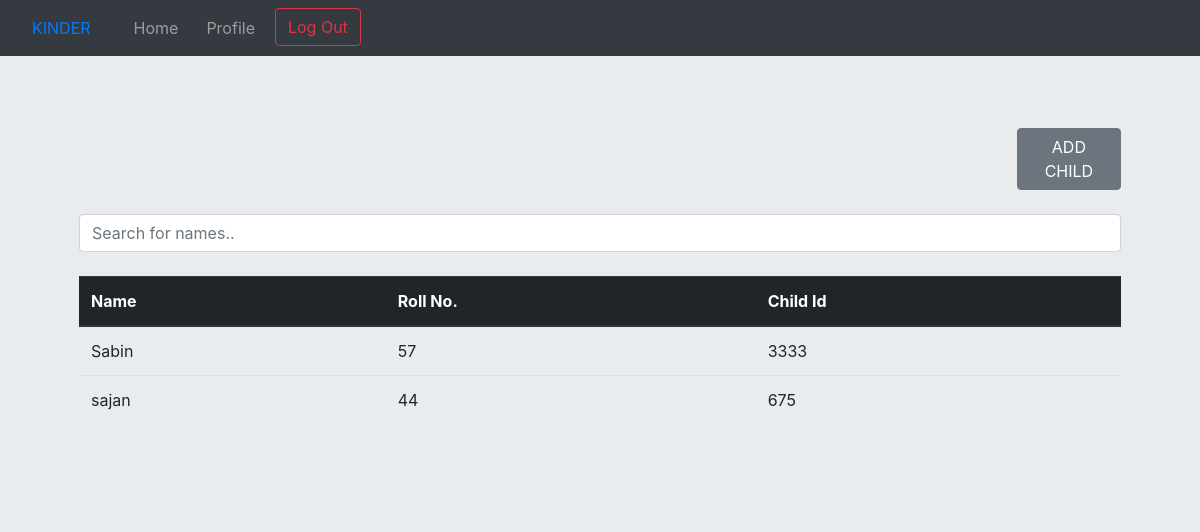
Before: /home/registerchild/ (signed in) with the older database file.
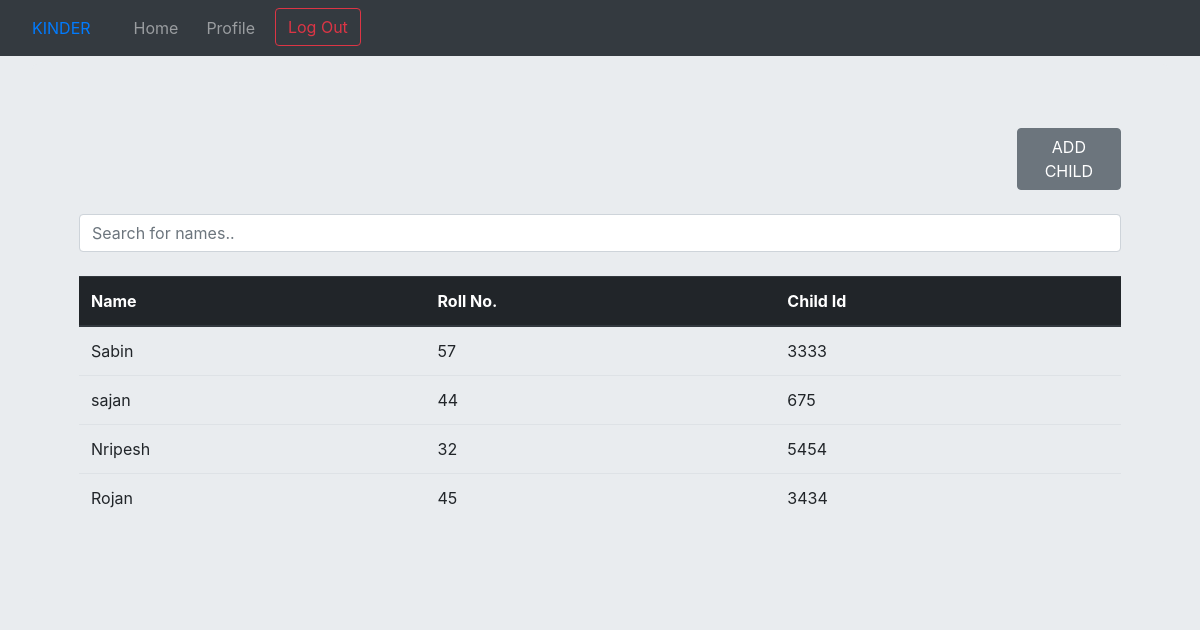
After: the same page with the newer database file.
### second/models.py (models this page shows, shortened)
class SID(models.Model):
    full_name = models.CharField(max_length=30)
    roll = models.IntegerField()
    childid = models.IntegerField()
    teacher = models.ForeignKey(User, on_delete=models.CASCADE)

### second/views.py (the view)
# urls.py: path('registerchild/', views.registerchild, name='registerchild'),
@login_required
def registerchild(request):
    context = {
        'stid': SID.objects.all(),
    }
    return render(request, 'registerchild.html', context)

### second/templates/registerchild.html (shortened to what this page needs)
{% extends "base1.html" %}
{% block base2 %}
{% load static %}
<!DOCTYPE html>
<html lang="en">
<head>
</head>
<body class="jumbotron">
<div class="jumbotron">
<div class="container">
<center>
    <button class='btn btn-secondary' onclick="location.href='{% url 'addchild' %}'" style="margin-left:90%;">ADD CHILD</button>
    <br>
    <br>
    <input class="form-control" id="myInput" onkeyup="myFunction()" type="text" placeholder="Search for names.."><br>
    <table class="table table-hover" id="myTable">
        <thead class="thead-dark">
            <tr>
                <th onclick="sortTable(0)">Name</th>
                <th onclick="sortTable(1)">Roll No.</th>
                <th>Child Id</th>
            </tr>
        </thead>
        {% for ids in stid %}
            {% if user == ids.teacher %}
                <tr>
                <td>{{ids.full_name}}</td>
                <td>{{ids.roll}}</td>
                <td>{{ids.childid}}</td>
                </tr>
            {% endif %}
        {% endfor %}
    </table>
</center>
</div>
</div>
</body>
</html>
{% endblock %}

### second/templates/base1.html (shortened to what this page needs)
<!DOCTYPE html>
<html lang="en">
<head>
    {% load static %}
    <link rel="stylesheet" href="{% static 'bootstrap/css/bootstrap.min.css' %}" type="text/css">
    <link rel="stylesheet" href="{% static 'second.css' %}" type="text">
</head>
<body>
    <div class="container">
        <nav class="navbar navbar-expand-lg fixed-top navbar-dark bg-dark">
            <a class="nav-link" href="{% url 'index' %}" style="padding-right: 20px;">KINDER </a>
            <div class="container">
                <div class="collapse navbar-collapse" id="navbarSupportedContent">
                    <ul class="navbar-nav mr-auto">
                        {% if user.is_authenticated %}
                            <li class="nav-item">
                                <a class="nav-link" href="{% url 'home' %}" style="padding-right: 20px;">Home </a>
                            </li>
                            <li class="nav-item">
                                <a class="nav-link" href="{% url 'profile' %}" style="padding-right: 20px;">Profile</a>
                            </li>
                            <li class="nav-item">
                                <a class='btn btn-outline-danger' href="{% url 'logout' %}">Log Out</a>
                            </li>
                        {% endif %}
                    </ul>
                </div>
            </div>
        </nav>
    </div>
    {% block base2 %}
    {% endblock %}
</body>
</html>

Changed rows visible on the page:
added SID: full_name "Nripesh", roll "32", childid "5454"
added SID: full_name "Rojan", roll "45", childid "3434"
